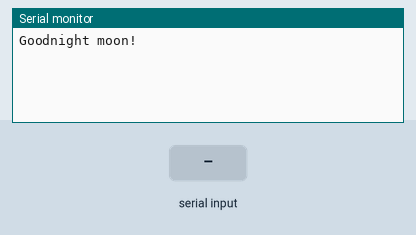
Recording of a sketch running on a simulated Arduino Uno, built with avr-gcc and run on an emulated ATmega328P. On the bench: the last lines printed to the serial monitor. The inputs (shaded band) are chosen by the test bench.

Above: at 1.2 s.
1.3 s: "1" received over the second serial link
At 2.1 s:
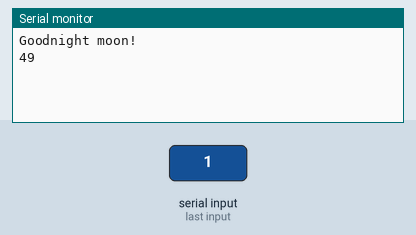
2.8 s: "0" received over the second serial link
At 3.2 s:
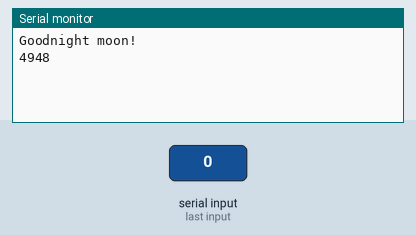

Measured:
- after the input at 1.3 s, the serial monitor: prints a new line at once (image 1)
- after the input at 2.8 s, the serial monitor: prints a new line at once (image 2)

The sketch:

SIDE_A.ino
```cpp
#include <SoftwareSerial.h>

SoftwareSerial mySerial(4, 3); // RX, TX

void setup() {
  // Open serial communications and wait for port to open:
  Serial.begin(9600);
  while (!Serial) {
    ; // wait for serial port to connect. Needed for native USB port only
  }


  Serial.println("Goodnight moon!");

  // set the data rate for the SoftwareSerial port
  mySerial.begin(9600);
  mySerial.println("Hello, world?");
}

void loop() { // run over and over
  if (mySerial.available()) {
    Serial.print(mySerial.read(), DEC);
  }
  if (Serial.available()) {
    mySerial.write(Serial.read());
  }
}
```
